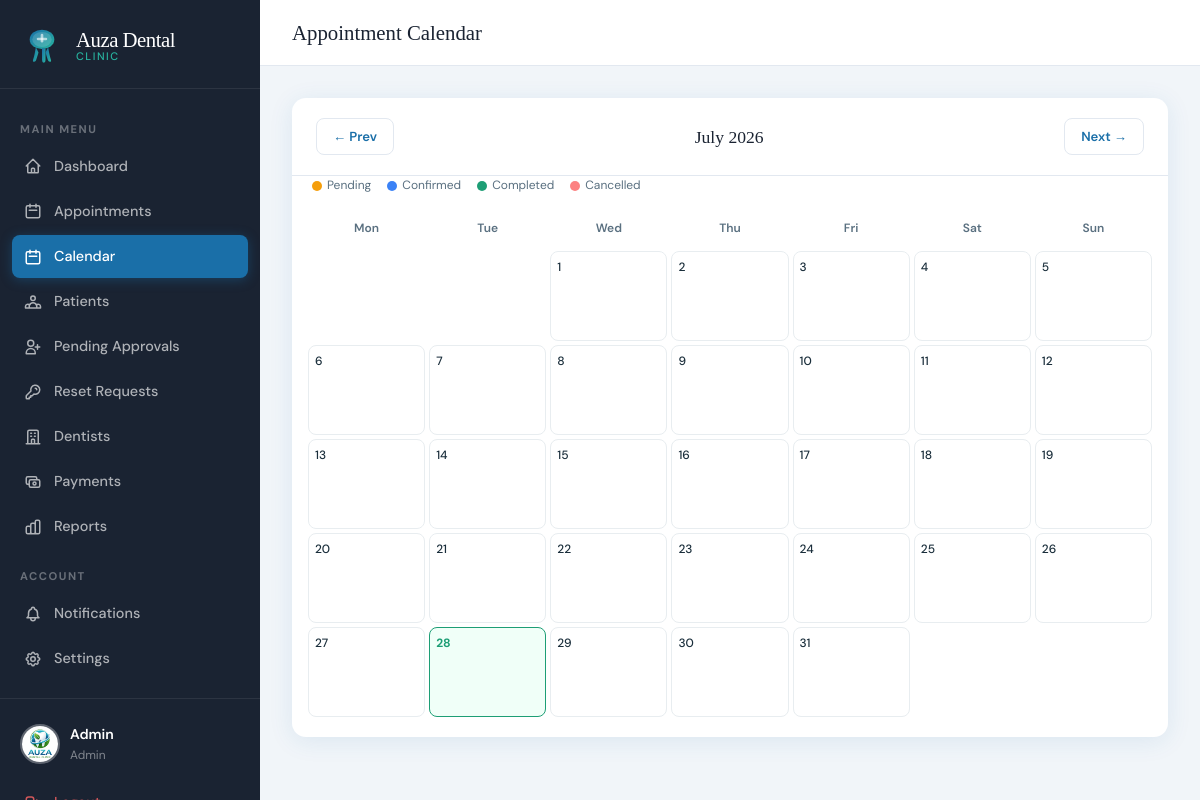
The page /index.php?page=admin_calendar (signed in) on the database as committed earlier.
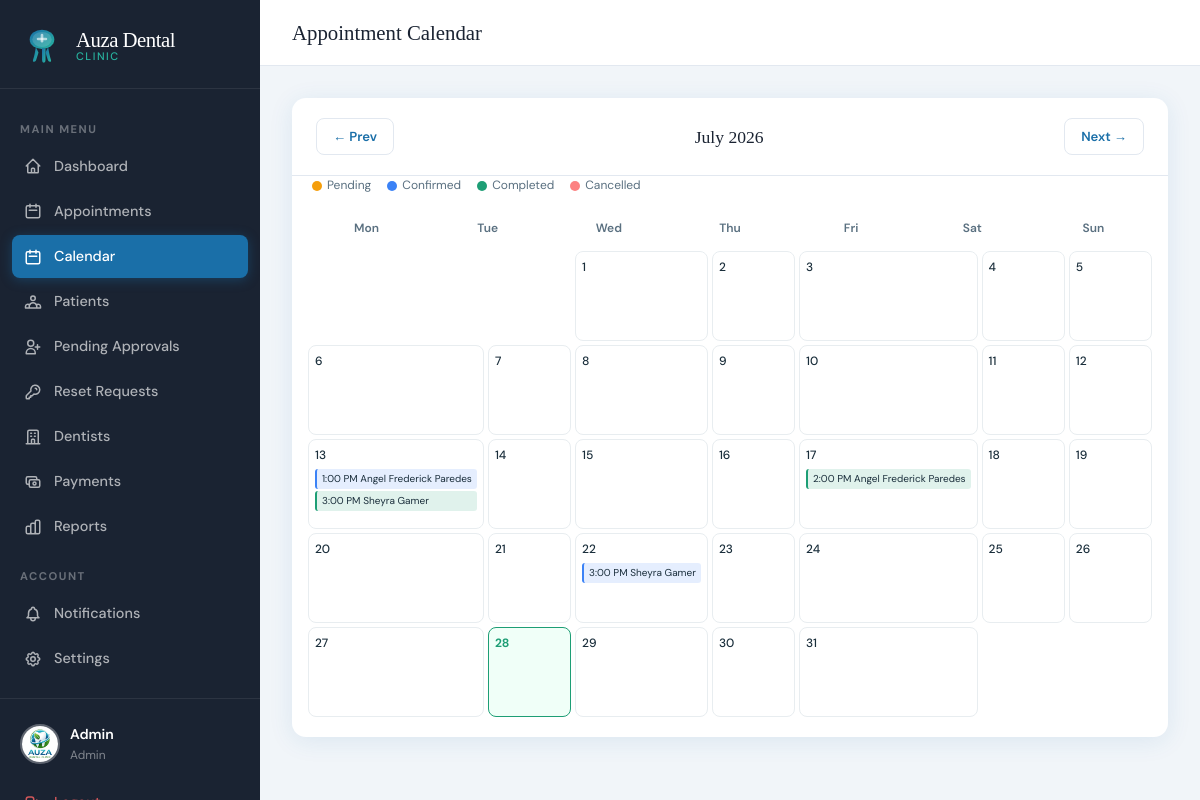
The same page on the database as committed later.
### tables this page shows
CREATE TABLE `appointments` (
  `id` int(11) NOT NULL,
  `patient_id` int(11) NOT NULL,
  `dentist_id` int(11) NOT NULL,
  `service_id` int(11) NOT NULL,
  `appointment_date` date NOT NULL,
  `appointment_time` time NOT NULL,
  `status` enum('pending','confirmed','completed','cancelled') DEFAULT 'pending',
  `notes` text DEFAULT NULL,
  `reschedule_reason` text DEFAULT NULL,
  `rescheduled_at` datetime DEFAULT NULL,
  `original_date` date DEFAULT NULL,
  `original_time` time DEFAULT NULL,
  `created_at` datetime DEFAULT current_timestamp()
);

### app/controllers/AdminController.php (called while the page is built, shortened)
<?php
class AdminController {
public function calendar() {
        $db = getDB();
        $res = $db->query("
            SELECT a.appointment_date, a.appointment_time, a.status,
                   CONCAT(u.first_name,' ',u.last_name) AS patient_name,
                   CONCAT(d.first_name,' ',d.last_name) AS dentist_name,
                   s.name AS service_name
            FROM appointments a
            JOIN users u ON a.patient_id = u.id
            JOIN dentists d ON a.dentist_id = d.id
            JOIN services s ON a.service_id = s.id
            ORDER BY a.appointment_date, a.appointment_time
        ");
        require __DIR__ . '/../views/admin/calendar.php';
    }
}

### app/views/admin/calendar.php (the view, shortened to what the rows shown need)
<!DOCTYPE html>
<html lang="en">
<head>
<link rel="stylesheet" href="<?= APP_URL ?>/public/css/style.css">
</head>
<body>
<div class="app-layout">
  <div class="main-content">
    <div class="page-content">
      <?php
        $db = getDB();
        $res = $db->query("
          SELECT a.appointment_date, a.appointment_time, a.status,
                 CONCAT(u.first_name,' ',u.last_name) AS patient_name,
                 CONCAT(d.first_name,' ',d.last_name) AS dentist_name,
                 s.name AS service_name
          FROM appointments a
          JOIN users u ON a.patient_id = u.id
          JOIN dentists d ON a.dentist_id = d.id
          JOIN services s ON a.service_id = s.id
          ORDER BY a.appointment_date, a.appointment_time
        ");
        $allAppts = $res->fetch_all(MYSQLI_ASSOC);
        $byDate = [];
        foreach ($allAppts as $a) {
          $byDate[$a['appointment_date']][] = $a;
        }
        $month = isset($_GET['m']) ? (int)$_GET['m'] : (int)date('m');
        $year  = isset($_GET['y']) ? (int)$_GET['y'] : (int)date('Y');
        $daysInMonth = (int)date('t', mktime(0,0,0,$month,1,$year));
        $today = date('Y-m-d');
        $statusColors = [
          'pending'   => '#F59E0B',
          'confirmed' => '#3B82F6',
          'completed' => '#1D9E75',
          'cancelled' => '#FC8181',
        ];
      ?>
      <div class="card">
        <div style="padding:0 16px 20px;">
          <div style="display:grid; grid-template-columns:repeat(7,1fr); gap:4px;">
            <?php for ($day = 1; $day <= $daysInMonth; $day++):
              $dateStr = sprintf('%04d-%02d-%02d', $year, $month, $day);
              $isToday = $dateStr === $today;
              $dayAppts = $byDate[$dateStr] ?? [];
            ?>
              <div style="min-height:90px; border-radius:8px; border:1px solid <?= $isToday ? '#1D9E75' : '#e8edf0' ?>; background:<?= $isToday ? '#f0fff8' : '#fff' ?>; padding:6px; position:relative;">
                <div style="font-size:12px; font-weight:<?= $isToday ? '700' : '500' ?>; color:<?= $isToday ? '#1D9E75' : '#1a2e3b' ?>; margin-bottom:4px;"><?= $day ?></div>
                <?php foreach (array_slice($dayAppts, 0, 3) as $appt): ?>
                  <div onclick="showApptDetail('<?= htmlspecialchars(json_encode($appt), ENT_QUOTES) ?>')"
                       style="font-size:10px; background:<?= $statusColors[$appt['status']] ?>22; border-left:2px solid <?= $statusColors[$appt['status']] ?>; color:#1a2e3b; padding:2px 5px; border-radius:3px; margin-bottom:2px; cursor:pointer; white-space:nowrap; overflow:hidden; text-overflow:ellipsis;"
                       title="<?= htmlspecialchars($appt['patient_name']) ?>">
                    <?= date('g:i A', strtotime($appt['appointment_time'])) ?> <?= htmlspecialchars($appt['patient_name']) ?>
                  </div>
                <?php endforeach; ?>
              </div>
            <?php endfor; ?>
          </div>
        </div>
      </div>
    </div>
  </div>
</div>
</body>
</html>

Rows that differ between the two databases and show on the page:
added appointments: appointment_time "1:00 PM", patient_name "Angel Frederick Paredes", status "confirmed" (drawn)
added appointments: appointment_time "3:00 PM", patient_name "Sheyra Gamer", status "completed" (drawn)
added appointments: appointment_time "2:00 PM", patient_name "Angel Frederick Paredes", status "completed" (drawn)
added appointments: appointment_time "3:00 PM", patient_name "Sheyra Gamer", status "confirmed" (drawn)
